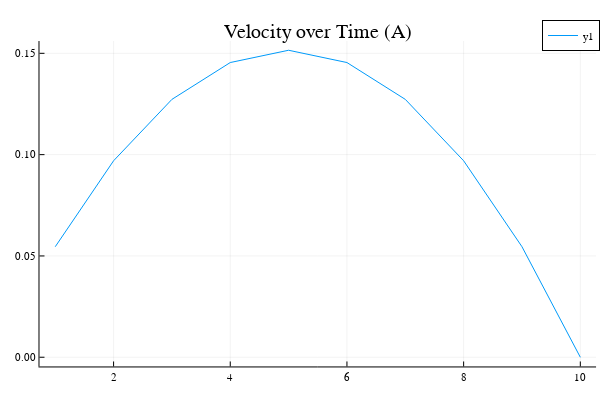

Notebook code cell kept with this figure:
### Code cell
# Plotting velocity vector over time

Plots.plot(B*p)
Plots.title!("Velocity over Time (A)")

### Figure 1 — Plotly figure (JSON) as saved in the notebook; plotly's stock layout.template omitted (floating-point values rounded to 4 significant figures)
{"data": [{"colorbar": {"title": ""}, "legendgroup": "y1", "line": {"color": "rgba(0, 154, 250, 1.000)", "dash": "solid", "shape": "linear", "width": 1}, "mode": "lines", "name": "y1", "showlegend": true, "type": "scatter", "x": [1, 2, 3, 4, 5, 6, 7, 8, 9, 10], "xaxis": "x", "y": [0.05455, 0.09697, 0.1273, 0.1455, 0.1515, 0.1455, 0.1273, 0.09697, 0.05455, -4.857e-17], "yaxis": "y", "zmax": null, "zmin": null}], "layout": {"annotations": [{"font": {"color": "rgba(0, 0, 0, 1.000)", "family": "sans-serif", "size": 20}, "rotation": 0, "showarrow": false, "text": "Velocity over Time (A)", "x": 0.5296, "xanchor": "center", "xref": "paper", "y": 1, "yanchor": "top", "yref": "paper"}], "height": 400, "legend": {"bgcolor": "rgba(255, 255, 255, 1.000)", "bordercolor": "rgba(0, 0, 0, 1.000)", "borderwidth": 1, "font": {"color": "rgba(0, 0, 0, 1.000)", "family": "sans-serif", "size": 11}, "tracegroupgap": 0, "traceorder": "normal", "x": 1, "xanchor": "auto", "y": 1, "yanchor": "auto"}, "margin": {"b": 20, "l": 0, "r": 0, "t": 20}, "paper_bgcolor": "rgba(255, 255, 255, 1.000)", "plot_bgcolor": "rgba(255, 255, 255, 1.000)", "showlegend": true, "width": 600, "xaxis": {"anchor": "y", "domain": [0.06582, 0.9934], "gridcolor": "rgba(0, 0, 0, 0.100)", "gridwidth": 0.5, "linecolor": "rgba(0, 0, 0, 1.000)", "mirror": false, "range": [0.73, 10.27], "showgrid": true, "showline": true, "showticklabels": true, "tickangle": 0, "tickcolor": "rgb(0, 0, 0)", "tickfont": {"color": "rgba(0, 0, 0, 1.000)", "family": "sans-serif", "size": 11}, "tickmode": "array", "ticks": "inside", "ticktext": ["2", "4", "6", "8", "10"], "tickvals": [2, 4, 6, 8, 10], "title": "", "titlefont": {"color": "rgba(0, 0, 0, 1.000)", "family": "sans-serif", "size": 15}, "type": "-", "visible": true, "zeroline": false, "zerolinecolor": "rgba(0, 0, 0, 1.000)"}, "yaxis": {"anchor": "x", "domain": [0.03762, 0.9415], "gridcolor": "rgba(0, 0, 0, 0.100)", "gridwidth": 0.5, "linecolor": "rgba(0, 0, 0, 1.000)", "mirror": false, "range": [-0.004545, 0.1561], "showgrid": true, "showline": true, "showticklabels": true, "tickangle": 0, "tickcolor": "rgb(0, 0, 0)", "tickfont": {"color": "rgba(0, 0, 0, 1.000)", "family": "sans-serif", "size": 11}, "tickmode": "array", "ticks": "inside", "ticktext": ["0.00", "0.05", "0.10", "0.15"], "tickvals": [0, 0.05, 0.1, 0.15], "title": "", "titlefont": {"color": "rgba(0, 0, 0, 1.000)", "family": "sans-serif", "size": 15}, "type": "-", "visible": true, "zeroline": false, "zerolinecolor": "rgba(0, 0, 0, 1.000)"}}}
